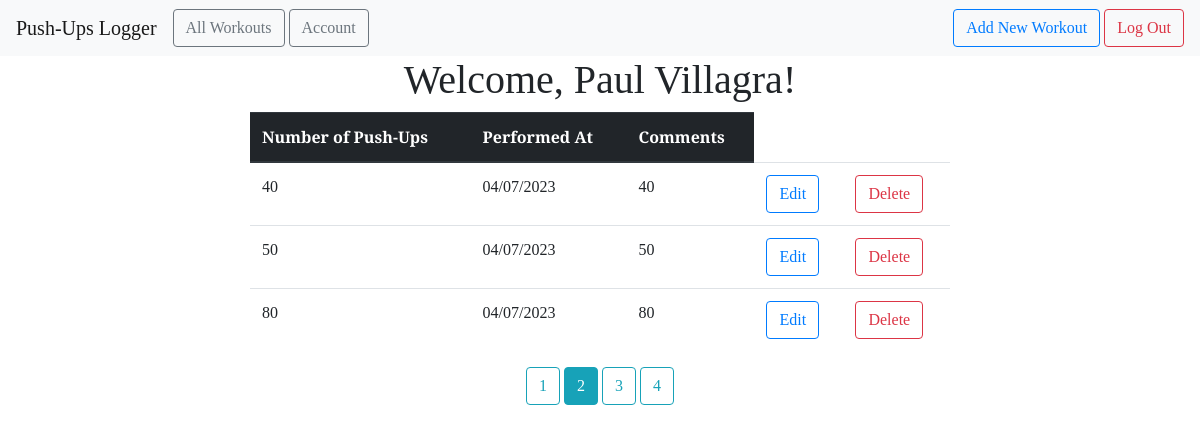
The app's page /all?page=2 (signed in) with its own data.
### pushups_logger/models.py (models this page shows)
class User(db.Model, UserMixin):
    id = db.Column(db.Integer, primary_key=True)  # primary keys are required by SQLAlchemy
    email = db.Column(db.String(100), unique=True)
    password = db.Column(db.String(100))
    name = db.Column(db.String(1000))
    workouts = db.relationship('Workout', backref='author', lazy=True)

class Workout(db.Model):
    id = db.Column(db.Integer, primary_key=True)
    pushups = db.Column(db.Integer, nullable=False)
    date_posted = db.Column(db.DateTime, nullable=False, default=datetime.utcnow)
    comment = db.Column(db.Text, nullable=False)
    user_id = db.Column(db.Integer, db.ForeignKey('user.id'), nullable=False)

### pushups_logger/main.py (the view)
@main.route('/all')
@login_required
def user_workouts():
    page = request.args.get('page', 1, type=int)
    user = User.query.filter_by(email=current_user.email).first_or_404()
    workouts = Workout.query.filter_by(author=user).paginate(page=page, per_page=3)
    return render_template('all_workouts.html', workouts=workouts, user=user)

### pushups_logger/__init__.py (called while the page is built)
def create_app():
    app = Flask(__name__)
    app.config['SECRET_KEY'] = 'secret-key-goes-here'
    app.config['SQLALCHEMY_DATABASE_URI'] = 'sqlite:///' + os.path.join(os.getcwd(), 'pushups_logger/db.sqlite')
    db.init_app(app)
    login_manager = LoginManager()
    login_manager.login_view = 'auth.login'
    login_manager.init_app(app)
    from .models import User
    @login_manager.user_loader
    def load_user(user_id):
        return User.query.get(int(user_id))
    with app.app_context():
        db.create_all()
    from .main import main as main_blueprint
    app.register_blueprint(main_blueprint)
    from .auth import auth as auth_blueprint
    app.register_blueprint(auth_blueprint)
    return app

### pushups_logger/templates/all_workouts.html (shortened to what this page needs)
{% extends "base.html" %} {% block head %} {{ super() }}
<link
  rel="stylesheet"
  href="{{ url_for('static', filename= 'extended_beauty.css') }}"
/>
{% endblock %} {% block content %}
<center>
  <h1>
    Welcome, {{ user.name }}!
  </h1>
</center>
<center>
  <div>
    <table class="table table-hover" style="width: 700px;">
      <thead class="thead-dark">
        <tr>
          <th scope="col">Number of Push-Ups</th>
          <th scope="col">Performed At</th>
          <th scope="col">Comments</th>
        </tr>
      </thead>
      <tbody>
        {% for workout in workouts.items %}
        <tr>
          <td>{{ workout.pushups }}</td>
          <td>{{ workout.date_posted.strftime('%m/%d/%Y') }}</td>
          <td>{{ workout.comment }}</td>
          <td>
            <a
              href="{{ url_for('main.update_workout', workout_id=workout.id) }}"
              class="btn btn-outline-primary"
              role="button"
            >
              Edit
            </a>
          </td>
          <td>
            <a
            href="{{ url_for('main.delete_workout', workout_id=workout.id) }}"
              class="btn btn-outline-danger"
              role="button"
            >
              Delete
            </a>
          </td>
        </tr>
        {% endfor %}
      </tbody>
    </table>
    {% for page_num in workouts.iter_pages(left_edge=1, right_edge=1, left_current=1, right_current=1) %} {% if page_num %} {% if workouts.page == page_num %}
    <a
      class="btn btn-info mb-4"
      href="{{ url_for('main.user_workouts', page=page_num) }}"
      >{{ page_num }}</a
    >
    {% else %}
    <a
      class="btn btn-outline-info mb-4"
      href="{{ url_for('main.user_workouts', page=page_num) }}"
      >{{ page_num }}</a
    >
    {% endif %} {% else %} ... {% endif %} {% endfor %}
  </div>
</center>
{% endblock %}

### pushups_logger/static/beauty.css (style rules this page uses)
* { font-family: "Arvo", serif; }

### pushups_logger/static/extended_beauty.css (style rules this page uses)
h1, h2, h4, p { font-family: "Arvo", serif; }

### records on screen
User: name "Paul Villagra"
Workout: pushups "40", date_posted "04/07/2023", comment "40"
Workout: pushups "50", date_posted "04/07/2023", comment "50"
Workout: pushups "80", date_posted "04/07/2023", comment "80"

### other values on screen
{{ page_num }} "1" "3" "4"
{{ page_num }} "2"
